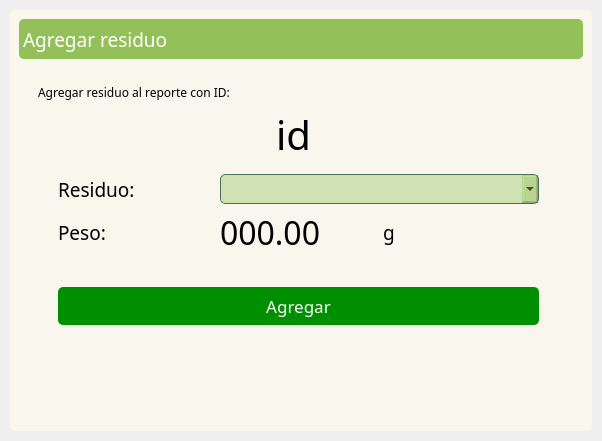
<?xml version="1.0" encoding="UTF-8"?>
<ui version="4.0">
 <class>add_residue</class>
 <widget class="QWidget" name="add_residue">
  <property name="windowModality">
   <enum>Qt::WindowModal</enum>
  </property>
  <property name="geometry">
   <rect>
    <x>0</x>
    <y>0</y>
    <width>602</width>
    <height>441</height>
   </rect>
  </property>
  <property name="windowTitle">
   <string>Form</string>
  </property>
  <property name="styleSheet">
   <string notr="true">border-radius: 5px</string>
  </property>
  <layout class="QVBoxLayout" name="verticalLayout">
   <property name="spacing">
    <number>0</number>
   </property>
   <property name="leftMargin">
    <number>0</number>
   </property>
   <property name="topMargin">
    <number>0</number>
   </property>
   <property name="rightMargin">
    <number>0</number>
   </property>
   <property name="bottomMargin">
    <number>0</number>
   </property>
   <item>
    <widget class="QFrame" name="central_widget_frame">
     <property name="frameShape">
      <enum>QFrame::StyledPanel</enum>
     </property>
     <property name="frameShadow">
      <enum>QFrame::Raised</enum>
     </property>
     <layout class="QVBoxLayout" name="shadow_layout">
      <property name="spacing">
       <number>0</number>
      </property>
      <property name="leftMargin">
       <number>10</number>
      </property>
      <property name="topMargin">
       <number>10</number>
      </property>
      <property name="rightMargin">
       <number>10</number>
      </property>
      <property name="bottomMargin">
       <number>10</number>
      </property>
      <item>
       <widget class="QFrame" name="background_frame">
        <property name="styleSheet">
         <string notr="true">background: #F9F6EE;
border-radius: 5px;</string>
        </property>
        <property name="frameShape">
         <enum>QFrame::StyledPanel</enum>
        </property>
        <property name="frameShadow">
         <enum>QFrame::Raised</enum>
        </property>
        <layout class="QVBoxLayout" name="verticalLayout_2">
         <item>
          <widget class="QFrame" name="top_bar_frame">
           <property name="minimumSize">
            <size>
             <width>0</width>
             <height>40</height>
            </size>
           </property>
           <property name="maximumSize">
            <size>
             <width>16777215</width>
             <height>40</height>
            </size>
           </property>
           <property name="styleSheet">
            <string notr="true">background: #93C059;
</string>
           </property>
           <property name="frameShape">
            <enum>QFrame::StyledPanel</enum>
           </property>
           <property name="frameShadow">
            <enum>QFrame::Raised</enum>
           </property>
           <layout class="QHBoxLayout" name="horizontalLayout_3">
            <property name="spacing">
             <number>4</number>
            </property>
            <property name="leftMargin">
             <number>4</number>
            </property>
            <property name="topMargin">
             <number>0</number>
            </property>
            <property name="rightMargin">
             <number>4</number>
            </property>
            <property name="bottomMargin">
             <number>0</number>
            </property>
            <item>
             <widget class="QLabel" name="title_label">
              <property name="font">
               <font>
                <family>Rubik</family>
                <pointsize>14</pointsize>
                <bold>false</bold>
               </font>
              </property>
              <property name="styleSheet">
               <string notr="true">color: white;</string>
              </property>
              <property name="text">
               <string>Agregar residuo</string>
              </property>
             </widget>
            </item>
            <item>
             <spacer name="horizontalSpacer_3">
              <property name="orientation">
               <enum>Qt::Horizontal</enum>
              </property>
              <property name="sizeHint" stdset="0">
               <size>
                <width>40</width>
                <height>20</height>
               </size>
              </property>
             </spacer>
            </item>
            <item>
             <widget class="QFrame" name="buttons_holder_frame">
              <property name="minimumSize">
               <size>
                <width>0</width>
                <height>30</height>
               </size>
              </property>
              <property name="maximumSize">
               <size>
                <width>113</width>
                <height>16777215</height>
               </size>
              </property>
              <property name="frameShape">
               <enum>QFrame::StyledPanel</enum>
              </property>
              <property name="frameShadow">
               <enum>QFrame::Raised</enum>
              </property>
              <layout class="QHBoxLayout" name="horizontalLayout">
               <property name="spacing">
                <number>4</number>
               </property>
               <property name="leftMargin">
                <number>0</number>
               </property>
               <property name="topMargin">
                <number>0</number>
               </property>
               <property name="rightMargin">
                <number>0</number>
               </property>
               <property name="bottomMargin">
                <number>0</number>
               </property>
               <item>
                <widget class="QToolButton" name="restore_button">
                 <property name="cursor">
                  <cursorShape>PointingHandCursor</cursorShape>
                 </property>
                 <property name="text">
                  <string/>
                 </property>
                 <property name="icon">
                  <iconset resource="recursos.qrc">
                   <normaloff>:/iconos/assets/icons/restore-window.png</normaloff>:/iconos/assets/icons/restore-window.png</iconset>
                 </property>
                 <property name="iconSize">
                  <size>
                   <width>16</width>
                   <height>16</height>
                  </size>
                 </property>
                </widget>
               </item>
               <item>
                <widget class="QToolButton" name="maximize_button">
                 <property name="cursor">
                  <cursorShape>PointingHandCursor</cursorShape>
                 </property>
                 <property name="text">
                  <string/>
                 </property>
                 <property name="icon">
                  <iconset resource="recursos.qrc">
                   <normaloff>:/iconos/assets/icons/maximize-window.png</normaloff>:/iconos/assets/icons/maximize-window.png</iconset>
                 </property>
                 <property name="iconSize">
                  <size>
                   <width>16</width>
                   <height>16</height>
                  </size>
                 </property>
                </widget>
               </item>
               <item>
                <widget class="QToolButton" name="minimize_button">
                 <property name="cursor">
                  <cursorShape>PointingHandCursor</cursorShape>
                 </property>
                 <property name="text">
                  <string/>
                 </property>
                 <property name="icon">
                  <iconset resource="recursos.qrc">
                   <normaloff>:/iconos/assets/icons/minimize-window.png</normaloff>:/iconos/assets/icons/minimize-window.png</iconset>
                 </property>
                 <property name="iconSize">
                  <size>
                   <width>16</width>
                   <height>16</height>
                  </size>
                 </property>
                </widget>
               </item>
               <item>
                <widget class="QToolButton" name="close_button">
                 <property name="cursor">
                  <cursorShape>PointingHandCursor</cursorShape>
                 </property>
                 <property name="text">
                  <string/>
                 </property>
                 <property name="icon">
                  <iconset resource="recursos.qrc">
                   <normaloff>:/iconos/assets/icons/close-window.png</normaloff>:/iconos/assets/icons/close-window.png</iconset>
                 </property>
                 <property name="iconSize">
                  <size>
                   <width>16</width>
                   <height>16</height>
                  </size>
                 </property>
                </widget>
               </item>
              </layout>
             </widget>
            </item>
           </layout>
          </widget>
         </item>
         <item>
          <widget class="QFrame" name="content_frame">
           <property name="frameShape">
            <enum>QFrame::StyledPanel</enum>
           </property>
           <property name="frameShadow">
            <enum>QFrame::Raised</enum>
           </property>
           <layout class="QVBoxLayout" name="verticalLayout_3">
            <item>
             <widget class="QFrame" name="frame">
              <property name="frameShape">
               <enum>QFrame::StyledPanel</enum>
              </property>
              <property name="frameShadow">
               <enum>QFrame::Raised</enum>
              </property>
              <widget class="QWidget" name="gridLayoutWidget">
               <property name="geometry">
                <rect>
                 <x>0</x>
                 <y>100</y>
                 <width>541</width>
                 <height>151</height>
                </rect>
               </property>
               <layout class="QGridLayout" name="gridLayout">
                <property name="sizeConstraint">
                 <enum>QLayout::SetNoConstraint</enum>
                </property>
                <item row="0" column="2" colspan="2">
                 <widget class="QComboBox" name="residues_comboBox">
                  <property name="maximumSize">
                   <size>
                    <width>16777215</width>
                    <height>30</height>
                   </size>
                  </property>
                  <property name="font">
                   <font>
                    <family>Rubik</family>
                   </font>
                  </property>
                  <property name="cursor">
                   <cursorShape>PointingHandCursor</cursorShape>
                  </property>
                  <property name="styleSheet">
                   <string notr="true">background-color: rgba(147, 192, 89, 0.4);
border: 1px solid #4d705b;</string>
                  </property>
                 </widget>
                </item>
                <item row="3" column="1" colspan="3">
                 <widget class="QPushButton" name="add_button">
                  <property name="minimumSize">
                   <size>
                    <width>150</width>
                    <height>30</height>
                   </size>
                  </property>
                  <property name="maximumSize">
                   <size>
                    <width>16777215</width>
                    <height>40</height>
                   </size>
                  </property>
                  <property name="font">
                   <font>
                    <family>Rubik</family>
                    <pointsize>13</pointsize>
                    <bold>false</bold>
                   </font>
                  </property>
                  <property name="cursor">
                   <cursorShape>PointingHandCursor</cursorShape>
                  </property>
                  <property name="styleSheet">
                   <string notr="true">background-color: rgb(0, 143, 0);
border-radius: 5px;
color: white;</string>
                  </property>
                  <property name="text">
                   <string>Agregar</string>
                  </property>
                  <property name="iconSize">
                   <size>
                    <width>20</width>
                    <height>20</height>
                   </size>
                  </property>
                 </widget>
                </item>
                <item row="0" column="1">
                 <widget class="QLabel" name="peso_label">
                  <property name="font">
                   <font>
                    <family>Rubik</family>
                    <pointsize>14</pointsize>
                   </font>
                  </property>
                  <property name="styleSheet">
                   <string notr="true">QLabel{
	color: black;
}</string>
                  </property>
                  <property name="text">
                   <string>Residuo:</string>
                  </property>
                  <property name="alignment">
                   <set>Qt::AlignLeading|Qt::AlignLeft|Qt::AlignVCenter</set>
                  </property>
                 </widget>
                </item>
                <item row="0" column="4">
                 <spacer name="horizontalSpacer">
                  <property name="orientation">
                   <enum>Qt::Horizontal</enum>
                  </property>
                  <property name="sizeType">
                   <enum>QSizePolicy::Preferred</enum>
                  </property>
                  <property name="sizeHint" stdset="0">
                   <size>
                    <width>30</width>
                    <height>20</height>
                   </size>
                  </property>
                 </spacer>
                </item>
                <item row="0" column="0">
                 <spacer name="horizontalSpacer_2">
                  <property name="orientation">
                   <enum>Qt::Horizontal</enum>
                  </property>
                  <property name="sizeType">
                   <enum>QSizePolicy::Preferred</enum>
                  </property>
                  <property name="sizeHint" stdset="0">
                   <size>
                    <width>30</width>
                    <height>20</height>
                   </size>
                  </property>
                 </spacer>
                </item>
                <item row="2" column="1" colspan="3">
                 <widget class="QLabel" name="result_label">
                  <property name="enabled">
                   <bool>false</bool>
                  </property>
                  <property name="maximumSize">
                   <size>
                    <width>341</width>
                    <height>20</height>
                   </size>
                  </property>
                  <property name="styleSheet">
                   <string notr="true">QLabel {
    color: red;
    font-weight: bold;
}
</string>
                  </property>
                  <property name="text">
                   <string/>
                  </property>
                  <property name="alignment">
                   <set>Qt::AlignCenter</set>
                  </property>
                 </widget>
                </item>
                <item row="1" column="1">
                 <widget class="QLabel" name="peso_label_2">
                  <property name="font">
                   <font>
                    <family>Rubik</family>
                    <pointsize>14</pointsize>
                   </font>
                  </property>
                  <property name="styleSheet">
                   <string notr="true">QLabel{
	color: black;
}</string>
                  </property>
                  <property name="text">
                   <string>Peso:</string>
                  </property>
                  <property name="alignment">
                   <set>Qt::AlignLeading|Qt::AlignLeft|Qt::AlignVCenter</set>
                  </property>
                 </widget>
                </item>
                <item row="1" column="2">
                 <widget class="QLabel" name="weight_label">
                  <property name="font">
                   <font>
                    <family>Orbitron</family>
                    <pointsize>24</pointsize>
                   </font>
                  </property>
                  <property name="styleSheet">
                   <string notr="true">QLabel{
	color: black;
}</string>
                  </property>
                  <property name="text">
                   <string>000.00</string>
                  </property>
                  <property name="alignment">
                   <set>Qt::AlignLeading|Qt::AlignLeft|Qt::AlignVCenter</set>
                  </property>
                 </widget>
                </item>
                <item row="1" column="3">
                 <widget class="QLabel" name="peso_label_4">
                  <property name="font">
                   <font>
                    <family>Rubik</family>
                    <pointsize>14</pointsize>
                   </font>
                  </property>
                  <property name="styleSheet">
                   <string notr="true">QLabel{
	color: black;
}</string>
                  </property>
                  <property name="text">
                   <string>g</string>
                  </property>
                  <property name="alignment">
                   <set>Qt::AlignLeading|Qt::AlignLeft|Qt::AlignVCenter</set>
                  </property>
                 </widget>
                </item>
               </layout>
              </widget>
              <widget class="QLabel" name="label">
               <property name="geometry">
                <rect>
                 <x>10</x>
                 <y>10</y>
                 <width>211</width>
                 <height>16</height>
                </rect>
               </property>
               <property name="font">
                <font>
                 <family>Rubik</family>
                </font>
               </property>
               <property name="text">
                <string>Agregar residuo al reporte con ID:</string>
               </property>
              </widget>
              <widget class="QLabel" name="id_label">
               <property name="geometry">
                <rect>
                 <x>0</x>
                 <y>40</y>
                 <width>531</width>
                 <height>41</height>
                </rect>
               </property>
               <property name="font">
                <font>
                 <family>Rubik</family>
                 <pointsize>30</pointsize>
                </font>
               </property>
               <property name="text">
                <string>id</string>
               </property>
               <property name="alignment">
                <set>Qt::AlignCenter</set>
               </property>
              </widget>
             </widget>
            </item>
           </layout>
          </widget>
         </item>
        </layout>
       </widget>
      </item>
     </layout>
    </widget>
   </item>
  </layout>
 </widget>
 <resources>
  <include location="recursos.qrc"/>
 </resources>
 <connections/>
</ui>
